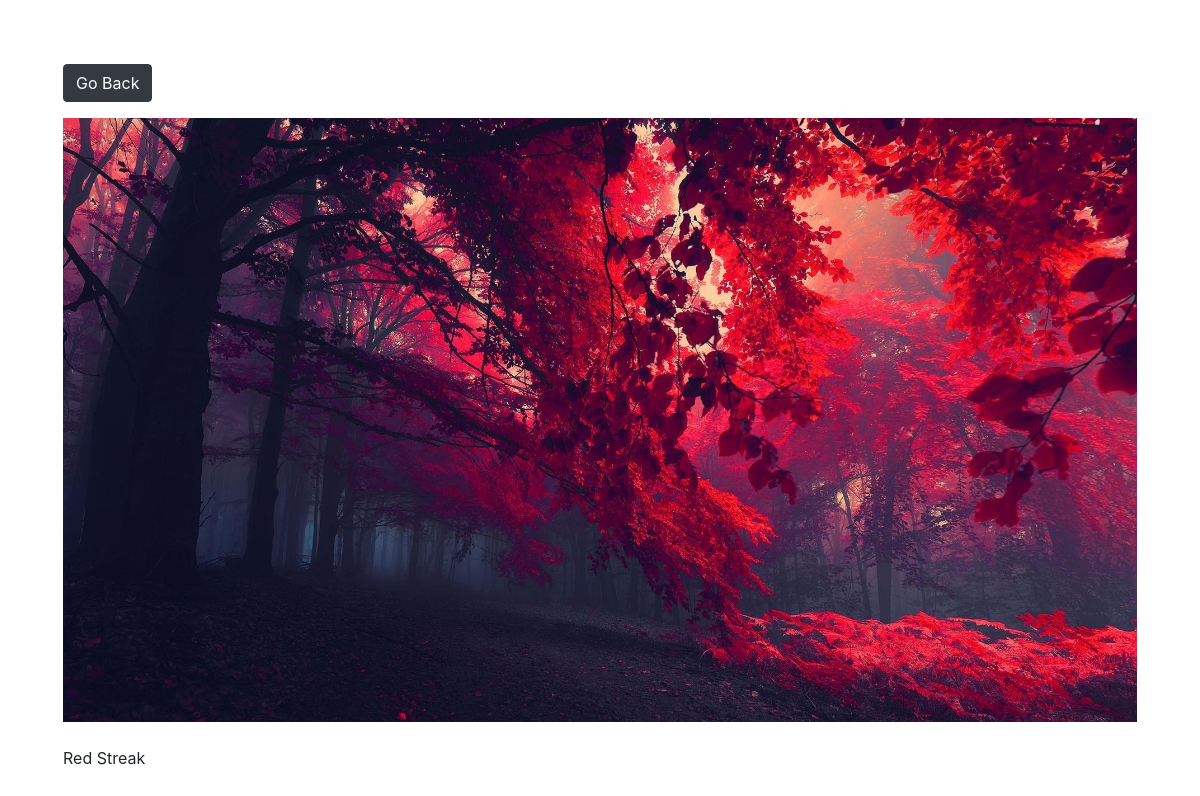
The page /photo/3/ on the database its author committed.
### photos/models.py (models this page shows, shortened)
class Photo(models.Model):
    category = models.ForeignKey(Category, on_delete=models.SET_NULL, null=True, blank=True)
    image = models.ImageField(null=False, blank=False)
    description = models.CharField(max_length=500, null=False, blank=False)

### photos/views.py (the view)
# urls.py: path('photo/<str:pk>/', views.viewPhoto, name='photo'),
def viewPhoto(request, pk):
    photo = Photo.objects.get(id=pk)
    return render(request, 'photos/photo.html', {'photo': photo})

### photos/templates/photos/photo.html (shortened to what this page needs)
<!DOCTYPE html>
<html lang="en">
<head>
    <link rel="stylesheet" href="https://maxcdn.bootstrapcdn.com/bootstrap/4.0.0/css/bootstrap.min.css">
    {% load static %}
    <link rel="stylesheet" type="text/css" href="{% static 'style.css' %}">
</head>
<body class="m-5">
    <div class="container">
        <div class="row justify-content-center">
            <div class="col">
                <a href="{% url 'gallery' %}" class="btn btn-dark my-3">Go Back</a>
                <div style="height: 90vh;">
                    <img class="image-original" src="{{ photo.image.url }}" alt="Card image cap">
                    <p class="mt-4">{{ photo.description }}</p>
                </div>
            </div>
        </div>
    </div>
</body>
</html>

### photos/static/style.css (style rules this page uses)
.image-original { max-width: 100%; max-height: 100%; }

### rows shown on the page
Photo: image (picture), description "Red Streak"
